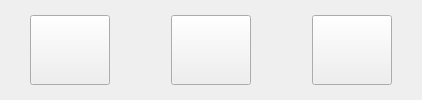
     <widget class="QWidget" name="widget" native="true">
      <property name="font">
       <font>
        <pointsize>16</pointsize>
        <bold>true</bold>
       </font>
      </property>
      <layout class="QHBoxLayout" name="horizontalLayout">
       <property name="leftMargin">
        <number>30</number>
       </property>
       <property name="topMargin">
        <number>10</number>
       </property>
       <property name="rightMargin">
        <number>30</number>
       </property>
       <property name="bottomMargin">
        <number>10</number>
       </property>
       <item>
        <widget class="QPushButton" name="pb_tableDay">
         <property name="minimumSize">
          <size>
           <width>80</width>
           <height>70</height>
          </size>
         </property>
         <property name="font">
          <font>
           <pointsize>16</pointsize>
           <bold>true</bold>
          </font>
         </property>
         <property name="text">
          <string/>
         </property>
         <property name="icon">
          <iconset>
           <normalon>:/icons/Image/days.png</normalon>
          </iconset>
         </property>
         <property name="iconSize">
          <size>
           <width>50</width>
           <height>50</height>
          </size>
         </property>
        </widget>
       </item>
       <item>
        <spacer name="horizontalSpacer">
         <property name="font">
          <font>
           <pointsize>16</pointsize>
           <bold>true</bold>
          </font>
         </property>
         <property name="orientation">
          <enum>Qt::Horizontal</enum>
         </property>
         <property name="sizeHint" stdset="0">
          <size>
           <width>55</width>
           <height>20</height>
          </size>
         </property>
        </spacer>
       </item>
       <item>
        <widget class="QPushButton" name="pb_tableCar">
         <property name="minimumSize">
          <size>
           <width>80</width>
           <height>70</height>
          </size>
         </property>
         <property name="font">
          <font>
           <pointsize>16</pointsize>
           <bold>true</bold>
          </font>
         </property>
         <property name="text">
          <string/>
         </property>
         <property name="icon">
          <iconset>
           <normalon>:/icons/Image/Snapp.png</normalon>
          </iconset>
         </property>
         <property name="iconSize">
          <size>
           <width>50</width>
           <height>50</height>
          </size>
         </property>
        </widget>
       </item>
       <item>
        <spacer name="horizontalSpacer_2">
         <property name="font">
          <font>
           <pointsize>16</pointsize>
           <bold>true</bold>
          </font>
         </property>
         <property name="orientation">
          <enum>Qt::Horizontal</enum>
         </property>
         <property name="sizeHint" stdset="0">
          <size>
           <width>55</width>
           <height>20</height>
          </size>
         </property>
        </spacer>
       </item>
       <item>
        <widget class="QPushButton" name="pb_settings">
         <property name="minimumSize">
          <size>
           <width>80</width>
           <height>70</height>
          </size>
         </property>
         <property name="font">
          <font>
           <pointsize>16</pointsize>
           <bold>true</bold>
          </font>
         </property>
         <property name="text">
          <string/>
         </property>
         <property name="icon">
          <iconset>
           <normalon>:/icons/Image/Total.png</normalon>
          </iconset>
         </property>
         <property name="iconSize">
          <size>
           <width>50</width>
           <height>50</height>
          </size>
         </property>
        </widget>
       </item>
      </layout>
     </widget>
